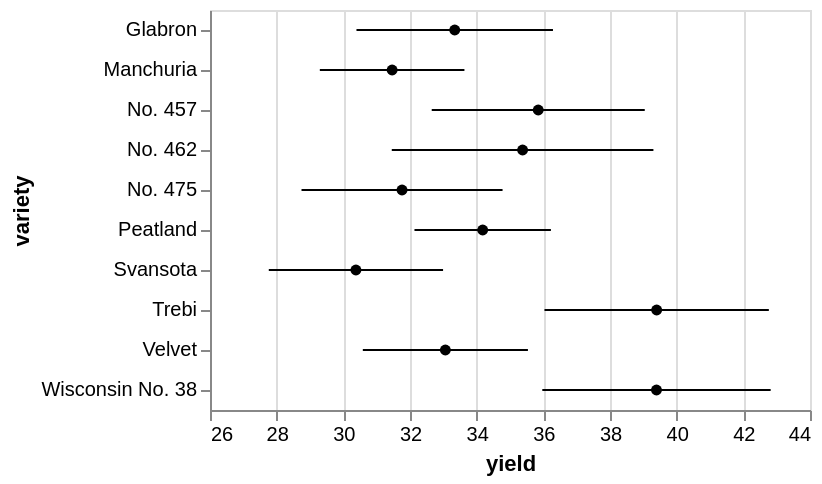

Vega-Lite specification for this chart:
### Vega-Lite specification from a JSON file in a GitHub repository (floating-point values rounded to 4 significant figures)
{"$schema": "https://vega.github.io/schema/vega-lite/v4.json", "data": {"values": [{"yield": 27, "variety": "Manchuria", "year": 1931, "site": "University Farm"}, {"yield": 48.87, "variety": "Manchuria", "year": 1931, "site": "Waseca"}, {"yield": 27.43, "variety": "Manchuria", "year": 1931, "site": "Morris"}, {"yield": 39.93, "variety": "Manchuria", "year": 1931, "site": "Crookston"}, {"yield": 32.97, "variety": "Manchuria", "year": 1931, "site": "Grand Rapids"}, {"yield": 28.97, "variety": "Manchuria", "year": 1931, "site": "Duluth"}, {"yield": 43.07, "variety": "Glabron", "year": 1931, "site": "University Farm"}, {"yield": 55.2, "variety": "Glabron", "year": 1931, "site": "Waseca"}, {"yield": 28.77, "variety": "Glabron", "year": 1931, "site": "Morris"}, {"yield": 38.13, "variety": "Glabron", "year": 1931, "site": "Crookston"}, {"yield": 29.13, "variety": "Glabron", "year": 1931, "site": "Grand Rapids"}, {"yield": 29.67, "variety": "Glabron", "year": 1931, "site": "Duluth"}, {"yield": 35.13, "variety": "Svansota", "year": 1931, "site": "University Farm"}, {"yield": 47.33, "variety": "Svansota", "year": 1931, "site": "Waseca"}, {"yield": 25.77, "variety": "Svansota", "year": 1931, "site": "Morris"}, {"yield": 40.47, "variety": "Svansota", "year": 1931, "site": "Crookston"}, {"yield": 29.67, "variety": "Svansota", "year": 1931, "site": "Grand Rapids"}, {"yield": 25.7, "variety": "Svansota", "year": 1931, "site": "Duluth"}, {"yield": 39.9, "variety": "Velvet", "year": 1931, "site": "University Farm"}, {"yield": 50.23, "variety": "Velvet", "year": 1931, "site": "Waseca"}, {"yield": 26.13, "variety": "Velvet", "year": 1931, "site": "Morris"}, {"yield": 41.33, "variety": "Velvet", "year": 1931, "site": "Crookston"}, {"yield": 23.03, "variety": "Velvet", "year": 1931, "site": "Grand Rapids"}, {"yield": 26.3, "variety": "Velvet", "year": 1931, "site": "Duluth"}, {"yield": 36.57, "variety": "Trebi", "year": 1931, "site": "University Farm"}, {"yield": 63.83, "variety": "Trebi", "year": 1931, "site": "Waseca"}, {"yield": 43.77, "variety": "Trebi", "year": 1931, "site": "Morris"}, {"yield": 46.93, "variety": "Trebi", "year": 1931, "site": "Crookston"}, {"yield": 29.77, "variety": "Trebi", "year": 1931, "site": "Grand Rapids"}, {"yield": 33.93, "variety": "Trebi", "year": 1931, "site": "Duluth"}, {"yield": 43.27, "variety": "No. 457", "year": 1931, "site": "University Farm"}, {"yield": 58.1, "variety": "No. 457", "year": 1931, "site": "Waseca"}, {"yield": 28.7, "variety": "No. 457", "year": 1931, "site": "Morris"}, {"yield": 45.67, "variety": "No. 457", "year": 1931, "site": "Crookston"}, {"yield": 32.17, "variety": "No. 457", "year": 1931, "site": "Grand Rapids"}, {"yield": 33.6, "variety": "No. 457", "year": 1931, "site": "Duluth"}, {"yield": 36.6, "variety": "No. 462", "year": 1931, "site": "University Farm"}, {"yield": 65.77, "variety": "No. 462", "year": 1931, "site": "Waseca"}, {"yield": 30.37, "variety": "No. 462", "year": 1931, "site": "Morris"}, {"yield": 48.57, "variety": "No. 462", "year": 1931, "site": "Crookston"}, {"yield": 24.93, "variety": "No. 462", "year": 1931, "site": "Grand Rapids"}, {"yield": 28.1, "variety": "No. 462", "year": 1931, "site": "Duluth"}, {"yield": 32.77, "variety": "Peatland", "year": 1931, "site": "University Farm"}, {"yield": 48.57, "variety": "Peatland", "year": 1931, "site": "Waseca"}, {"yield": 29.87, "variety": "Peatland", "year": 1931, "site": "Morris"}, {"yield": 41.6, "variety": "Peatland", "year": 1931, "site": "Crookston"}, {"yield": 34.7, "variety": "Peatland", "year": 1931, "site": "Grand Rapids"}, {"yield": 32, "variety": "Peatland", "year": 1931, "site": "Duluth"}, {"yield": 24.67, "variety": "No. 475", "year": 1931, "site": "University Farm"}, {"yield": 46.77, "variety": "No. 475", "year": 1931, "site": "Waseca"}, {"yield": 22.6, "variety": "No. 475", "year": 1931, "site": "Morris"}, {"yield": 44.1, "variety": "No. 475", "year": 1931, "site": "Crookston"}, {"yield": 19.7, "variety": "No. 475", "year": 1931, "site": "Grand Rapids"}, {"yield": 33.07, "variety": "No. 475", "year": 1931, "site": "Duluth"}, {"yield": 39.3, "variety": "Wisconsin No. 38", "year": 1931, "site": "University Farm"}, {"yield": 58.8, "variety": "Wisconsin No. 38", "year": 1931, "site": "Waseca"}, {"yield": 29.47, "variety": "Wisconsin No. 38", "year": 1931, "site": "Morris"}, {"yield": 49.87, "variety": "Wisconsin No. 38", "year": 1931, "site": "Crookston"}, {"yield": 34.47, "variety": "Wisconsin No. 38", "year": 1931, "site": "Grand Rapids"}, {"yield": 31.6, "variety": "Wisconsin No. 38", "year": 1931, "site": "Duluth"}, {"yield": 26.9, "variety": "Manchuria", "year": 1932, "site": "University Farm"}, {"yield": 33.47, "variety": "Manchuria", "year": 1932, "site": "Waseca"}, {"yield": 34.37, "variety": "Manchuria", "year": 1932, "site": "Morris"}, {"yield": 32.97, "variety": "Manchuria", "year": 1932, "site": "Crookston"}, {"yield": 22.13, "variety": "Manchuria", "year": 1932, "site": "Grand Rapids"}, {"yield": 22.57, "variety": "Manchuria", "year": 1932, "site": "Duluth"}, {"yield": 36.8, "variety": "Glabron", "year": 1932, "site": "University Farm"}, {"yield": 37.73, "variety": "Glabron", "year": 1932, "site": "Waseca"}, {"yield": 35.13, "variety": "Glabron", "year": 1932, "site": "Morris"}, {"yield": 26.17, "variety": "Glabron", "year": 1932, "site": "Crookston"}, {"yield": 14.43, "variety": "Glabron", "year": 1932, "site": "Grand Rapids"}, {"yield": 25.87, "variety": "Glabron", "year": 1932, "site": "Duluth"}, {"yield": 27.43, "variety": "Svansota", "year": 1932, "site": "University Farm"}, {"yield": 38.5, "variety": "Svansota", "year": 1932, "site": "Waseca"}, {"yield": 35.03, "variety": "Svansota", "year": 1932, "site": "Morris"}, {"yield": 20.63, "variety": "Svansota", "year": 1932, "site": "Crookston"}, {"yield": 16.63, "variety": "Svansota", "year": 1932, "site": "Grand Rapids"}, {"yield": 22.23, "variety": "Svansota", "year": 1932, "site": "Duluth"}, {"yield": 26.8, "variety": "Velvet", "year": 1932, "site": "University Farm"}, {"yield": 37.4, "variety": "Velvet", "year": 1932, "site": "Waseca"}, {"yield": 38.83, "variety": "Velvet", "year": 1932, "site": "Morris"}, {"yield": 32.07, "variety": "Velvet", "year": 1932, "site": "Crookston"}, {"yield": 32.23, "variety": "Velvet", "year": 1932, "site": "Grand Rapids"}, {"yield": 22.47, "variety": "Velvet", "year": 1932, "site": "Duluth"}, {"yield": 29.07, "variety": "Trebi", "year": 1932, "site": "University Farm"}, {"yield": 49.23, "variety": "Trebi", "year": 1932, "site": "Waseca"}, {"yield": 46.63, "variety": "Trebi", "year": 1932, "site": "Morris"}, {"yield": 41.83, "variety": "Trebi", "year": 1932, "site": "Crookston"}, {"yield": 20.63, "variety": "Trebi", "year": 1932, "site": "Grand Rapids"}, {"yield": 30.6, "variety": "Trebi", "year": 1932, "site": "Duluth"}, {"yield": 26.43, "variety": "No. 457", "year": 1932, "site": "University Farm"}, {"yield": 42.2, "variety": "No. 457", "year": 1932, "site": "Waseca"}, {"yield": 43.53, "variety": "No. 457", "year": 1932, "site": "Morris"}, {"yield": 34.33, "variety": "No. 457", "year": 1932, "site": "Crookston"}, {"yield": 19.47, "variety": "No. 457", "year": 1932, "site": "Grand Rapids"}, {"yield": 22.7, "variety": "No. 457", "year": 1932, "site": "Duluth"}, {"yield": 25.57, "variety": "No. 462", "year": 1932, "site": "University Farm"}, {"yield": 44.7, "variety": "No. 462", "year": 1932, "site": "Waseca"}, {"yield": 47, "variety": "No. 462", "year": 1932, "site": "Morris"}, {"yield": 30.53, "variety": "No. 462", "year": 1932, "site": "Crookston"}, {"yield": 19.9, "variety": "No. 462", "year": 1932, "site": "Grand Rapids"}, {"yield": 22.5, "variety": "No. 462", "year": 1932, "site": "Duluth"}, {"yield": 28.07, "variety": "Peatland", "year": 1932, "site": "University Farm"}, {"yield": 36.03, "variety": "Peatland", "year": 1932, "site": "Waseca"}, {"yield": 43.2, "variety": "Peatland", "year": 1932, "site": "Morris"}, {"yield": 25.23, "variety": "Peatland", "year": 1932, "site": "Crookston"}, {"yield": 26.77, "variety": "Peatland", "year": 1932, "site": "Grand Rapids"}, {"yield": 31.37, "variety": "Peatland", "year": 1932, "site": "Duluth"}, {"yield": 30, "variety": "No. 475", "year": 1932, "site": "University Farm"}, {"yield": 41.27, "variety": "No. 475", "year": 1932, "site": "Waseca"}, {"yield": 44.23, "variety": "No. 475", "year": 1932, "site": "Morris"}, {"yield": 32.13, "variety": "No. 475", "year": 1932, "site": "Crookston"}, {"yield": 15.23, "variety": "No. 475", "year": 1932, "site": "Grand Rapids"}, {"yield": 27.37, "variety": "No. 475", "year": 1932, "site": "Duluth"}, {"yield": 38, "variety": "Wisconsin No. 38", "year": 1932, "site": "University Farm"}, {"yield": 58.17, "variety": "Wisconsin No. 38", "year": 1932, "site": "Waseca"}, {"yield": 47.17, "variety": "Wisconsin No. 38", "year": 1932, "site": "Morris"}, {"yield": 35.9, "variety": "Wisconsin No. 38", "year": 1932, "site": "Crookston"}, {"yield": 20.67, "variety": "Wisconsin No. 38", "year": 1932, "site": "Grand Rapids"}, {"yield": 29.33, "variety": "Wisconsin No. 38", "year": 1932, "site": "Duluth"}]}, "layer": [{"mark": "errorbar", "encoding": {"x": {"field": "yield", "type": "quantitative", "scale": {"zero": false}}, "y": {"field": "variety", "type": "ordinal"}}}, {"mark": {"type": "point", "filled": true, "color": "black"}, "encoding": {"x": {"field": "yield", "type": "quantitative", "aggregate": "mean"}, "y": {"field": "variety", "type": "ordinal"}}}]}
